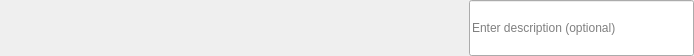
<?xml version="1.0" encoding="UTF-8"?>
<ui version="4.0">
 <class>AttributeRuleWidget</class>
 <widget class="QWidget" name="AttributeRuleWidget">
  <property name="geometry">
   <rect>
    <x>0</x>
    <y>0</y>
    <width>694</width>
    <height>56</height>
   </rect>
  </property>
  <property name="windowTitle">
   <string>Form</string>
  </property>
  <layout class="QGridLayout" name="gridLayout">
   <property name="margin">
    <number>0</number>
   </property>
   <item row="0" column="0">
    <widget class="DsgCustomComboBox" name="layerComboBox" native="true">
     <property name="sizePolicy">
      <sizepolicy hsizetype="MinimumExpanding" vsizetype="MinimumExpanding">
       <horstretch>0</horstretch>
       <verstretch>0</verstretch>
      </sizepolicy>
     </property>
    </widget>
   </item>
   <item row="0" column="1">
    <widget class="DsgCustomComboBox" name="attributeComboBox" native="true">
     <property name="sizePolicy">
      <sizepolicy hsizetype="MinimumExpanding" vsizetype="MinimumExpanding">
       <horstretch>0</horstretch>
       <verstretch>0</verstretch>
      </sizepolicy>
     </property>
    </widget>
   </item>
   <item row="0" column="2">
    <widget class="QgsFieldExpressionWidget" name="mFieldExpressionWidget">
     <property name="sizePolicy">
      <sizepolicy hsizetype="Preferred" vsizetype="MinimumExpanding">
       <horstretch>0</horstretch>
       <verstretch>0</verstretch>
      </sizepolicy>
     </property>
    </widget>
   </item>
   <item row="0" column="3">
    <widget class="QLineEdit" name="descriptionLineEdit">
     <property name="sizePolicy">
      <sizepolicy hsizetype="Expanding" vsizetype="MinimumExpanding">
       <horstretch>0</horstretch>
       <verstretch>0</verstretch>
      </sizepolicy>
     </property>
     <property name="inputMask">
      <string/>
     </property>
     <property name="placeholderText">
      <string>Enter description (optional)</string>
     </property>
    </widget>
   </item>
  </layout>
 </widget>
 <customwidgets>
  <customwidget>
   <class>QgsFieldExpressionWidget</class>
   <extends>QWidget</extends>
   <header>qgsfieldexpressionwidget.h</header>
  </customwidget>
  <customwidget>
   <class>DsgCustomComboBox</class>
   <extends>QWidget</extends>
   <header>DsgTools.CustomWidgets.BasicInterfaceWidgets.dsgCustomComboBox.h</header>
   <container>1</container>
  </customwidget>
 </customwidgets>
 <resources/>
 <connections/>
</ui>
